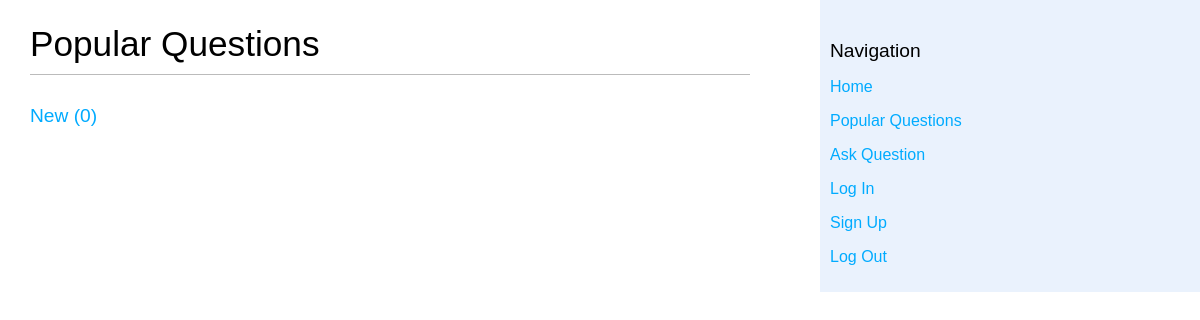
The page /popular/ on the database as committed earlier.
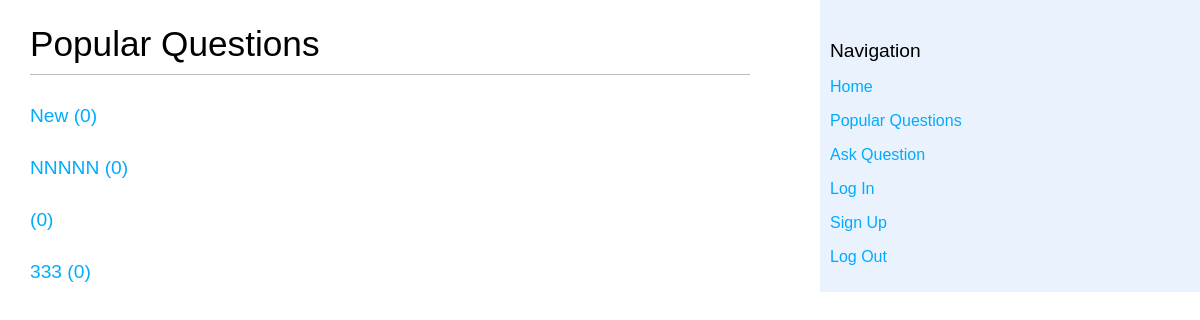
The same page on the database as committed later.
### qa/models.py (models this page shows, shortened)
class Question(models.Model):
    objects = QuestionManager()
    title = models.CharField(max_length=255)
    text = models.TextField()
    added_at = models.DateTimeField(auto_now_add=True)
    rating = models.IntegerField(default=0)
    author = models.ForeignKey(User, related_name="question_author")
    likes = models.ManyToManyField(
        User, related_name="question_like", blank=True)
    class Meta:
        ordering = ('-id',)
    def get_absolute_url(self):
        return reverse('question_detail', kwargs={'id': self.id})

### qa/views.py (the view)
# urls.py: url(r'^popular/', popular, name='popular'),
def popular(request):
    qs = Question.objects.all()
    qs = qs.order_by('-rating')
    page, paginator = paginate(request, qs)
    paginator.baseurl = reverse('popular') + '?page='
    context = {
        'questions': page.object_list,
        'page': page,
        'paginator': paginator,
    }
    return render(request, 'list_rating.html', context)

### qa/utils.py (called while the page is built)
def paginate(request, qs):
    try:
        limit = int(request.GET.get('limit', 10))
    except ValueError:
        limit = 10
    if limit > 100:
        limit = 10
    try:
        page = int(request.GET.get('page', 1))
    except ValueError:
        raise Http404
    paginator = Paginator(qs, limit)
    try:
        page = paginator.page(page)
    except EmptyPage:
        page = paginator.page(paginator.num_pages)
    return page, paginator

### qa/templates/list_rating.html (shortened to what this page needs)
{% extends "list.html" %}
{% block question_view_title %}<h1>Popular Questions</h1>{% endblock %}
{% block question_title %}
  <h2><a href="{{ question.get_absolute_url }}">{{ question.title }} ({{ question.rating }})</a></h2>
{% endblock %}

Rows that differ between the two databases and show on the page:
added Question: title "NNNNN", rating "0"
added Question: rating "0"
added Question: title "333", rating "0"
